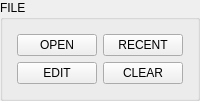
           <widget class="MkGroupBox" name="groupbox_5">
            <property name="title">
             <string>FILE</string>
            </property>
            <layout class="QGridLayout" name="gridLayout">
             <property name="leftMargin">
              <number>14</number>
             </property>
             <property name="topMargin">
              <number>14</number>
             </property>
             <property name="rightMargin">
              <number>14</number>
             </property>
             <property name="bottomMargin">
              <number>14</number>
             </property>
             <item row="0" column="0">
              <widget class="DialogButton" name="dialogbutton">
               <property name="text">
                <string>OPEN</string>
               </property>
               <property name="dialogName" stdset="0">
                <string>open_file</string>
               </property>
              </widget>
             </item>
             <item row="0" column="1">
              <widget class="DialogButton" name="dialogbutton_2">
               <property name="text">
                <string>RECENT</string>
               </property>
               <property name="dialogName" stdset="0">
                <string>recent_files</string>
               </property>
              </widget>
             </item>
             <item row="1" column="0">
              <widget class="ActionButton" name="actionbutton_2">
               <property name="text">
                <string>EDIT</string>
               </property>
              </widget>
             </item>
             <item row="1" column="1">
              <widget class="ActionButton" name="actionbutton_3">
               <property name="text">
                <string>CLEAR</string>
               </property>
              </widget>
             </item>
            </layout>
           </widget>
